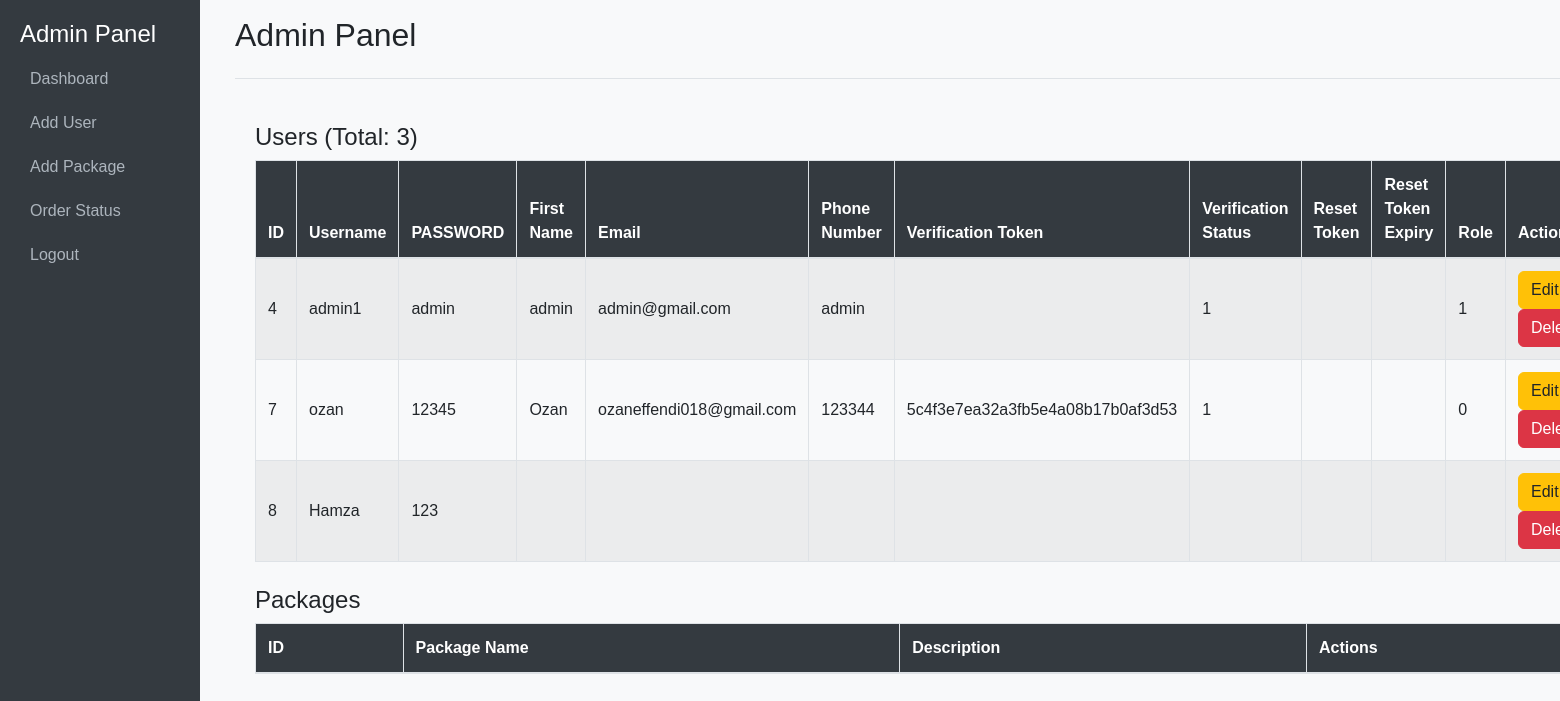
Screenshot of /letsdophp/admin_panel/admin_panel.php with the database file from the repository.
### tables this page shows
CREATE TABLE `ohio` (
  `id` int(11) NOT NULL,
  `username` varchar(200) DEFAULT NULL,
  `PASSWORD` varchar(200) DEFAULT NULL,
  `firstname` varchar(200) DEFAULT NULL,
  `email` varchar(200) DEFAULT NULL,
  `phonenumber` varchar(200) DEFAULT NULL,
  `v_token` varchar(500) DEFAULT NULL,
  `verification` int(11) DEFAULT NULL,
  `resettoken` varchar(500) DEFAULT NULL,
  `resettokenexpire` varchar(100) DEFAULT NULL,
  `role` int(11) DEFAULT NULL,
  `agentrole` int(11) DEFAULT NULL
);

### letsdophp/admin_panel/admin_panel.php (the view, shortened to what this page needs)
<?php
include 'config.php';
$user_sql = "SELECT * FROM ohio";
$user_result = $conn->query($user_sql);
$total_ohio_sql = "SELECT COUNT(*) as total_ohio FROM ohio";
$total_ohio_result = $conn->query($total_ohio_sql);
$total_ohio_row = $total_ohio_result->fetch_assoc();
$total_ohio = $total_ohio_row['total_ohio'];
?>
<!DOCTYPE html>
<html lang="en">
<head>
    <link rel="stylesheet" href="https://stackpath.bootstrapcdn.com/bootstrap/4.5.0/css/bootstrap.min.css">
    <link rel="stylesheet" href="style.css">
</head>
<body>
    <div class="d-flex">
        <nav class="sidebar">
            <h4>Admin Panel</h4>
            <ul class="nav flex-column">
                <li class="nav-item">
                    <a class="nav-link" href="admin_panel.php">Dashboard</a>
                </li>
                <li class="nav-item">
                    <a class="nav-link" href="add_user.php">Add User</a>
                </li>
                <li class="nav-item">
                    <a class="nav-link" href="add_package.php">Add Package</a>
                </li>
                <li class="nav-item">
                    <a class="nav-link" href="admin.php">Order Status</a>
                </li>
                <li class="nav-item">
                    <a class="nav-link" href="logout.php">Logout</a>
                </li>
            </ul>
        </nav>
        <div class="container-fluid">
            <header class="d-flex justify-content-between align-items-center py-3 mb-4 border-bottom">
                <h1 class="h2">Admin Panel</h1>
            </header>
            <main>
                <div class="mb-4">
                    <h2 class="h4">Users (Total: <?php echo $total_ohio; ?>)</h2>
                    <table class="table table-striped table-bordered">
                        <thead>
                            <tr>
                                <th>ID</th>
                                <th>Username</th>
                                <th>PASSWORD</th>
                                <th>First Name</th>
                                <th>Email</th>
                                <th>Phone Number</th>
                                <th>Verification Token</th>
                                <th>Verification Status</th>
                                <th>Reset Token</th>
                                <th>Reset Token Expiry</th>
                                <th>Role</th>
                                <th>Actions</th>
                            </tr>
                        </thead>
                        <tbody>
                            <?php while ($row = $user_result->fetch_assoc()) { ?>
                            <tr>
                                <td><?php echo $row['id']; ?></td>
                                <td><?php echo $row['username']; ?></td>
                                <td><?php echo $row['PASSWORD']; ?></td>
                                <td><?php echo $row['firstname']; ?></td>
                                <td><?php echo $row['email']; ?></td>
                                <td><?php echo $row['phonenumber']; ?></td>
                                <td><?php echo $row['v_token']; ?></td>
                                <td><?php echo $row['verification']; ?></td>
                                <td><?php echo $row['resettoken']; ?></td>
                                <td><?php echo $row['resettokenexpire']; ?></td>
                                <td><?php echo $row['role']; ?></td>
                                <td>
                                    <a href="edit_user.php?id=<?php echo $row['id']; ?>" class="btn btn-warning btn-sm">Edit</a>
                                    <a href="delete_user.php?id=<?php echo $row['id']; ?>" class="btn btn-danger btn-sm">Delete</a>
                                </td>
                            </tr>
                            <?php } ?>
                        </tbody>
                    </table>
                </div>
                <div>
                    <h2 class="h4">Packages</h2>
                    <table class="table table-striped table-bordered">
                        <thead>
                            <tr>
                                <th>ID</th>
                                <th>Package Name</th>
                                <th>Description</th>
                                <th>Actions</th>
                            </tr>
                        </thead>
                    </table>
                </div>
            </main>
        </div>
    </div>
</body>
</html>

### letsdophp/admin_panel/style.css (style rules this page uses)
body { font-family: 'Arial', sans-serif; background-color: #f8f9fa; color: #212529; margin: 0; padding: 0; }
.sidebar { position: fixed; top: 0; bottom: 0; left: 0; z-index: 100; height: 100%; padding: 20px; background-color: #343a40; width: 200px; transition: all 0.3s ease; }
.sidebar h4 { color: #ffffff; }
.sidebar .nav-link { color: #adb5bd; display: block; padding: 10px; border-radius: 4px; text-decoration: none; }
.container-fluid { margin-left: 220px; transition: margin-left 0.3s ease; }
main { padding: 20px; }
.table th { background-color: #343a40; color: #ffffff; }
.table td, .table th { vertical-align: middle; }
.table td a { margin-right: 5px; }
.btn { display: inline-block; font-weight: 400; text-align: center; vertical-align: middle; cursor: pointer; border: 1px solid transparent; border-radius: 0.375rem; padding: 0.375rem 0.75rem; font-size: 1rem; line-height: 1.5; transition: all 0.3s ease; }
.btn-warning { background-color: #ffc107; border-color: #ffc107; color: #212529; }
.btn-danger { background-color: #dc3545; border-color: #dc3545; color: #ffffff; }

### rows the page displays
ohio: id "4", username "admin1", PASSWORD "admin", firstname "admin", email "admin@gmail.com", phonenumber "admin", verification "1", role "1"
ohio: id "7", username "ozan", PASSWORD "12345", firstname "Ozan", email "ozaneffendi018@gmail.com", phonenumber "123344", v_token "5c4f3e7ea32a3fb5e4a08b17b0af3d53", verification "1", role "0"
ohio: id "8", username "Hamza", PASSWORD "123"

### other values shown
$total_ohio "3"
